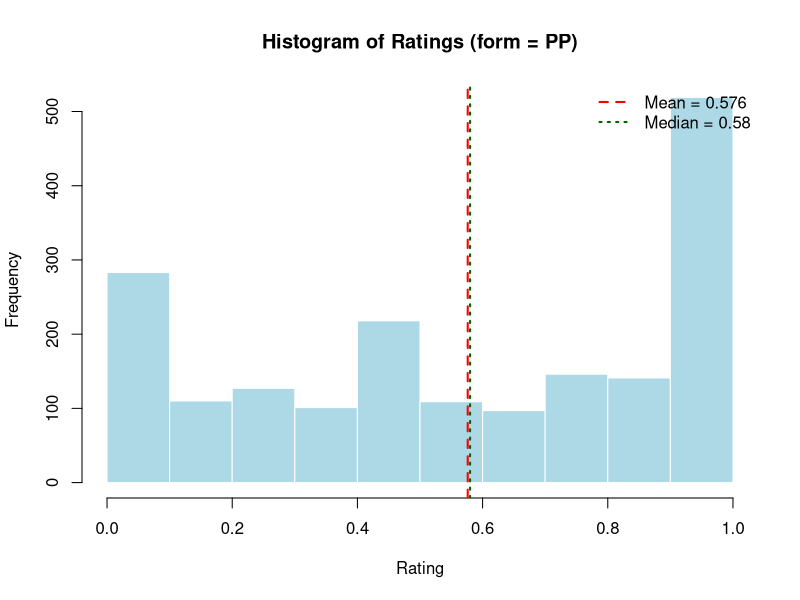
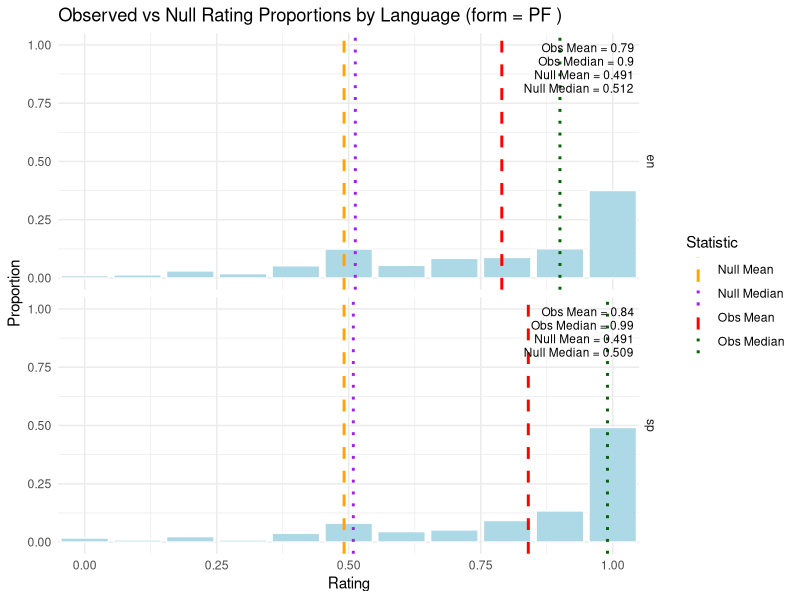

Reproduce these figures in R, in order.
# ----- Do descriptive stats ---------------------------------------------------
#
# This script contains the code used to do descriptive stats for Study 2.
#
# ------------------------------------------------------------------------------


# ----- 1. Load libraries ------------------------------------------------------
library("here")
library("tidyverse")
library("dplyr")
library("ggplot2")
# ------------------------------------------------------------------------------



# ----- 2. Load data -----------------------------------------------------------
data_bls <- read.csv(here("study_2", "final_data", "bls_final.csv"))
# ------------------------------------------------------------------------------



# ----- 3. Check BL data -------------------------------------------------------
# Check participant behavior
data_bls |>
  filter(is.na(rating)) |>
  count(participant)

data_bls |>
  group_by(participant) |>
  summarize(
    mean_rating = mean(rating, na.rm = TRUE),
    sd_rating = sd(rating, na.rm = TRUE),
    min_rating = min(rating, na.rm = TRUE),
    max_rating = max(rating, na.rm = TRUE)) |>
  arrange(sd_rating) |>
  print(n=89)

# Data distribution
df <- subset(data_bls, form == "PP")

# Pre-compute stats per language
# Subset to rows where form == "PP"
pp <- df[df$form == "PP", ]

# Compute summary stats
m  <- mean(pp$rating, na.rm = TRUE)
md <- median(pp$rating, na.rm = TRUE)

# Histogram
hist(pp$rating,
     breaks = seq(0, 1, by = 0.1),   # rating ranges 0 to 1
     col    = "lightblue",
     border = "white",
     main   = "Histogram of Ratings (form = PP)",
     xlab   = "Rating",
     xlim   = c(0, 1))

# Vertical lines at mean and median
abline(v = m,  col = "red",  lwd = 2, lty = 2)
abline(v = md, col = "darkgreen", lwd = 2, lty = 3)

# Legend
legend("topright",
       legend = c(paste0("Mean = ",   round(m, 3)),
                  paste0("Median = ", round(md, 3))),
       col    = c("red", "darkgreen"),
       lwd    = 2,
       lty    = c(2, 3),
       bty    = "n")


library(purrr)
frm = "PF"
pp  <- subset(data_bls, form == frm)
bw  <- 0.1
set.seed(42)

# Pre-compute proportions within each language
pp_props <- pp %>%
  mutate(rating_bin = floor(rating / bw) * bw) %>%
  group_by(language, rating_bin) %>%
  summarise(n = n(), .groups = "drop") %>%
  group_by(language) %>%
  mutate(prop = n / sum(n)) %>%
  ungroup()

# Observed + null stats per language
stats <- pp %>%
  group_by(language) %>%
  summarise(
    n            = n(),
    Obs_Mean     = mean(rating, na.rm = TRUE),
    Obs_Median   = median(rating, na.rm = TRUE),
    # simulate null: n random draws from Uniform(0,1)
    Null_Mean    = map_dbl(n, ~ mean(runif(.x, 0, 1))),
    Null_Median  = map_dbl(n, ~ median(runif(.x, 0, 1))),
    .groups      = "drop"
  ) %>%
  mutate(label = paste0(
    "Obs Mean = ",    round(Obs_Mean,   3),
    "\nObs Median = ", round(Obs_Median, 3),
    "\nNull Mean = ",  round(Null_Mean,  3),
    "\nNull Median = ", round(Null_Median, 3)
  ))

ggplot(pp_props, aes(x = rating_bin, y = prop)) +
  geom_col(fill = "lightblue", color = "white", width = bw * 0.9) +
  # Observed lines
  geom_vline(data = stats, aes(xintercept = Obs_Mean,    color = "Obs Mean"),
             linetype = "dashed",  linewidth = 1) +
  geom_vline(data = stats, aes(xintercept = Obs_Median,  color = "Obs Median"),
             linetype = "dotted",  linewidth = 1) +
  # Null lines
  geom_vline(data = stats, aes(xintercept = Null_Mean,   color = "Null Mean"),
             linetype = "dashed",  linewidth = 1) +
  geom_vline(data = stats, aes(xintercept = Null_Median, color = "Null Median"),
             linetype = "dotted",  linewidth = 1) +
  geom_text(data = stats, aes(x = Inf, y = Inf, label = label),
            hjust = 1.05, vjust = 1.2, size = 3, lineheight = 0.95,
            inherit.aes = FALSE) +
  scale_color_manual(
    name   = "Statistic",
    values = c("Obs Mean"    = "red",
               "Obs Median"  = "darkgreen",
               "Null Mean"   = "orange",
               "Null Median" = "purple")
  ) +
  facet_grid(language ~ .) +
  labs(title = paste("Observed vs Null Rating Proportions by Language (form =",frm, ")"),
       x = "Rating", y = "Proportion") +
  coord_cartesian(xlim = c(0, 1), ylim = c(0, 1)) +
  theme_minimal()

# ------------------------------------------------------------------------------
